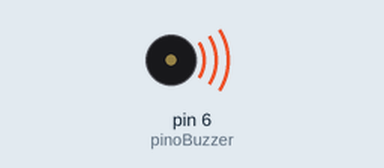
Recording of a sketch running on a simulated Arduino Uno, built with avr-gcc and run on an emulated ATmega328P. Parts: buzzer (waves = sounding).

Above: at 0.2 s.
Timing chart, 0 to 5.2 s (numbered marks = the images above):
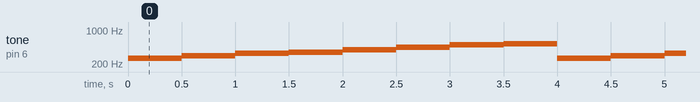

The sketch:

Do_Re_Mi.ino
```cpp
//Projeto 11 - Dó Ré Mi

#define DO 262
#define RE 294
#define MI 330
#define FA 349
#define SOL 392
#define LA 440
#define SI 494
#define DO_2 523

int pinoBuzzer = 6;

int melodia[] = {
  DO, RE, MI, FA, SOL, LA, SI, DO_2
};

void setup() {
   // configura pino do buzzer como saída
  pinMode(pinoBuzzer, OUTPUT);
}

void loop() {
  for (int i=0; i<8; i++)
  {
    tone(pinoBuzzer, melodia[i]);
    delay(500);
  }
}
```

Measured:
- by itself, tone on pin 6 (pinoBuzzer): repeats every 4.0 s: 294 Hz 0.50 s, 330 Hz 0.50 s, 349 Hz 0.50 s, 392 Hz 0.50 s, 440 Hz 0.50 s, 494 Hz 0.50 s, 523 Hz 0.50 s, 262 Hz 0.50 s
